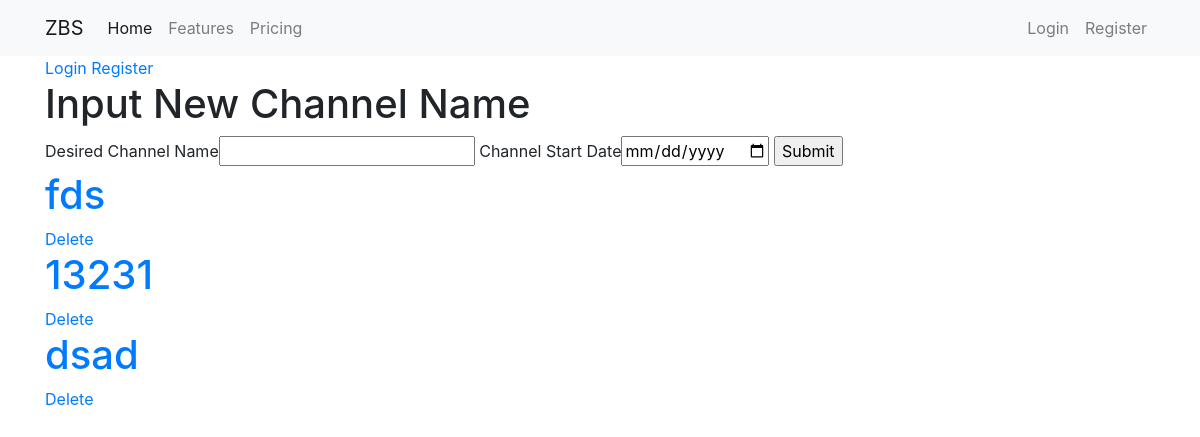
The page / on the database its author committed.
### app.py (models this page shows, shortened)
class Channel(db.Model):
    id = db.Column(db.Integer,primary_key=True)
    name = db.Column(db.String(50))
    start_date = db.Column(db.Date)
    slots = db.relationship('Slot', backref='channel',lazy='dynamic')

### app.py (the view)
@app.route('/', methods=['POST','GET'])
def index():
    create_channel_form = CreateChannelForm()
    channels = Channel.query.all()
    return render_template('index.html', channels=channels, create_channel_form=create_channel_form)

### forms.py
class CreateChannelForm(FlaskForm):
    name = StringField('Desired Channel Name',validators=[DataRequired()])
    date = DateField('Channel Start Date', format='%Y-%m-%d',validators=[DataRequired()])
    submit = SubmitField('Submit')

### templates/index.html (shortened to what this page needs)
{% extends 'base.html' %}
{% block body %}
<div class="container">
  {% if current_user.is_authenticated %}
  <p>Welcome {{ current_user.name }}</p>
    {% if current_user.type == 0 %}
    <p>User Administrator</p>
    {% elif current_user.type == 1 %}
    <p>Staff User</p>
    {% elif current_user.type == 2 %}
    <p>Student User</p>
    {% endif %}
  <a href="{{ url_for('logout') }}">Log Out</a>
  {% else %}
  <a href="{{ url_for('login') }}">Login</a>
  <a href="{{ url_for('register') }}">Register</a>
  {% endif %}
    <h1>Input New Channel Name</h1>
    <form action="{{ url_for('create_channel') }}" method="POST">
        {{ create_channel_form.name.label }}{{ create_channel_form.name() }}
        {{ create_channel_form.date.label }}{{ create_channel_form.date() }}
        {{ create_channel_form.submit() }}
    </form>
    {% for channel in channels %}
    <h1><a href="{{ url_for('channel', id=channel.id) }}">{{ channel.name }}</a></h1>
    <a href="{{ url_for('delete_channel', id=channel.id) }}">Delete</a>
    {% endfor %}
</div>
{% endblock %}

### rows shown on the page
Channel: name "fds"
Channel: name "13231"
Channel: name "dsad"

### other values the page prints
{{ create_channel_form.name.label }} "Desired Channel Name"
{{ create_channel_form.date.label }} "Channel Start Date"
